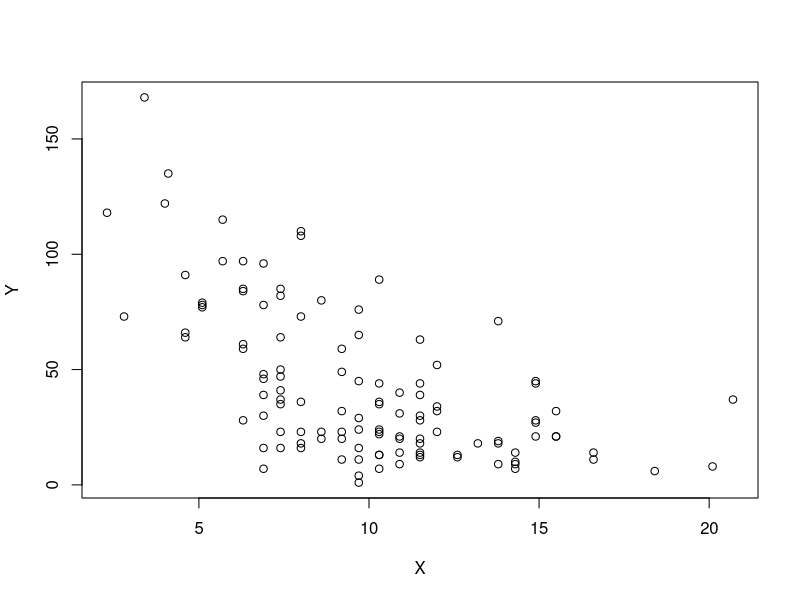
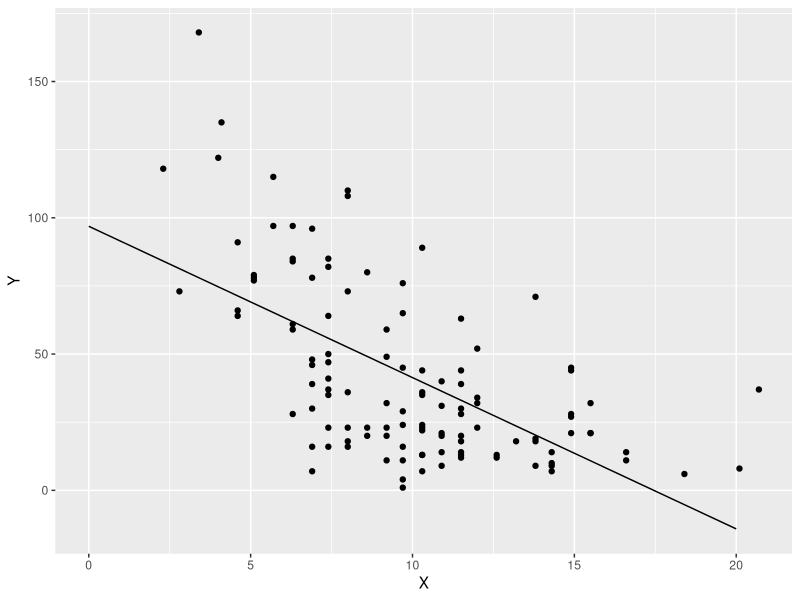
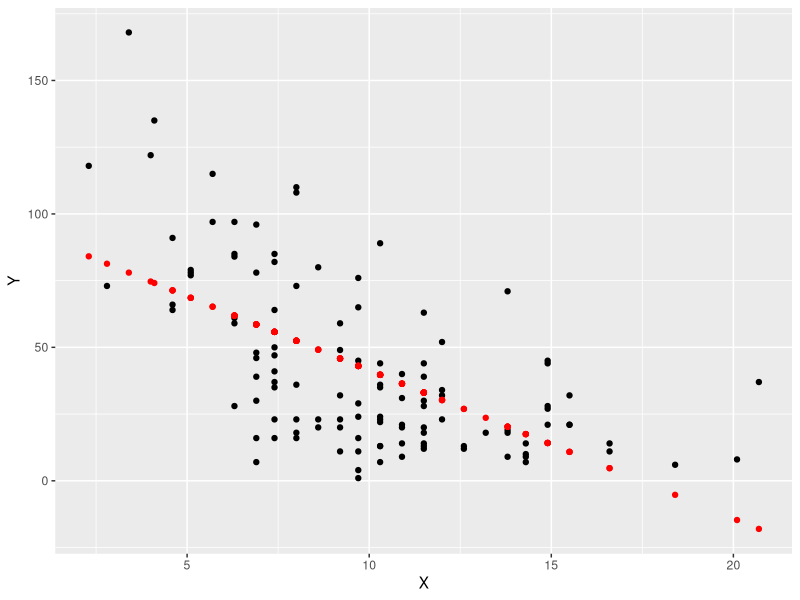
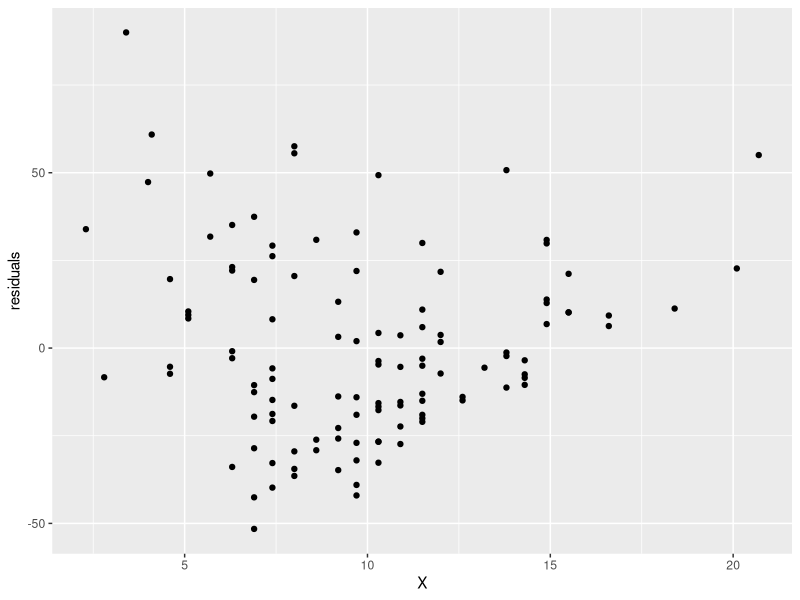
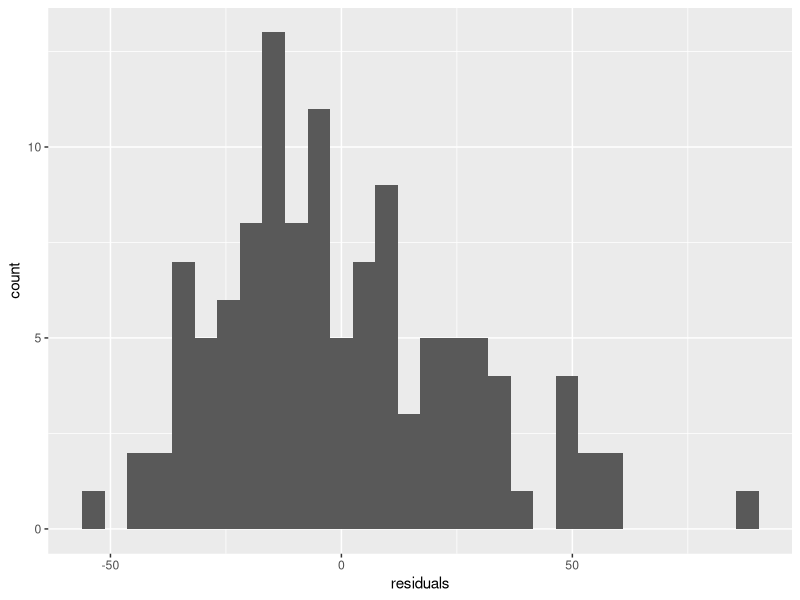
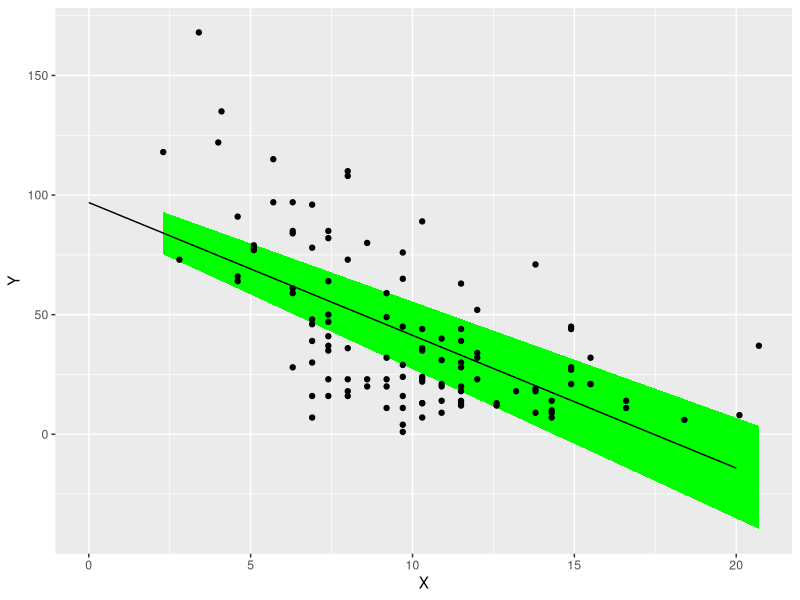
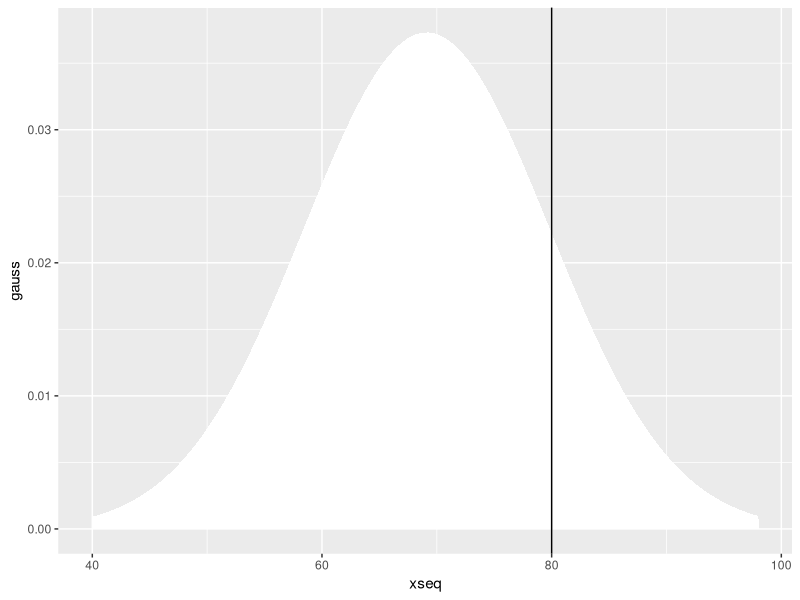

Source code (R) for these figures, in order:
X=airquality$Wind
Y=airquality$Ozone
toRemove=which(is.na(X) | is.na(Y)) #remove any NA in the dataset
X=X[-toRemove]
Y=Y[-toRemove]
plot(X,Y)

#use regression to create a simple model to predict ozone conc from wind speed

#step 1 is to create a design matrix which has column of 1 and column of data to use
ones=matrix(1,nrow=length(X))
length(X)
Xd=cbind(ones,X) #this is our design matrix

#double check there aren't any NAs
any(is.na(Xd))

#use normal equation which is B = (X'X)^-1 * (X'Y)
XX=t(Xd)%*%Xd
XY=t(Xd)%*%Y
B=solve(XX)%*%XY
print(B)

#b0 is 96.872
#b1 is -5.55

#visualize the results
xseq=seq(0,20)
yhat=xseq*B[2]+B[1] #just calculating it as a simple y=mx+b type equation.
#now lets plot the original data, and add a line for our model.
library(ggplot2)
regPlot = ggplot()+geom_point(aes(X,Y))+geom_line(aes(xseq,yhat))
print(regPlot)

#calculate that with LA
yhat2 = Xd%*%B
ggplot()+geom_point(aes(X,Y))+geom_point(aes(X,yhat2),colour = "red")

#the difference between the points and the points we modelled is the error
residuals = Y-yhat2
ggplot()+geom_point(aes(X,residuals)) #as a line plot, will be centered around zero but randomly distributed around the mean, if there is a structure then it is bad news (e.g. a U shape means a linear model is not ideal). The range of uncertainty can also be seen i.e. 50 to -50, this tells us how well our model will work. Also want residuals to be normally distributed.
ggplot()+geom_histogram(aes(residuals)) #as a histogram, shows that it is a little skewed but probably approx normal

#estimate the uncertainty on B. To do this we start with the residuals

#ultimately we want to use the root mean squared error. If we calculated the mean as normal, we would get a value close to zero, which is why we must square the value first

#
SSE = t(residuals)%*%residuals
MSE = SSE / (length(Y)-length(B)) #the degrees of freedom here is the number of observations minus the number of parameters we calculated
#Now moving forward we want the root mean square error (RMSE) or s .
s = sqrt(MSE) #the sum of squares, averaged and rooted, a single value which approx the uncertainty in the residuals
print(s)

#Now, let's use s to calculate uncertainty on B
#Find the covariance of B. Using this equation
covB = solve(t(Xd)%*%Xd)*as.vector(s^2)
print(covB)

#turn the covariance matrix into estimates of the standard error of B
stdB = diag(sqrt(covB)) #returns only the diagonal entries
print(stdB)
#returns the standard error (closely related to SD, doesn't correspond to a normal distribution) on B0 and B1

#OK now calculate lines that correspond to the uncertainty, by adding/subtracting the standard error
yhatHi = Xd%*%(B+stdB)
yhatLo = Xd%*%(B-stdB)

#ribbon can display uncertainty
ggplot()+geom_ribbon(aes(x=X,ymin = yhatLo,ymax = yhatHi),fill = "green")+geom_point(aes(X,Y))+geom_line(aes(xseq,yhat))

#calculate the uncertainty around a specidfic x value
X5 = c(1, 5)  #Create a single value design matrix to make a prediction
pred = X5%*%B #multiply that matrix by B to get you modeled prediction
pred.unc = X5%*%stdB#multiply that matrix by std error of B to get uncertainty on prediction
print(pred.unc)

#If we assume that prediction is normal, with a mean of the prediction and a standard deviation of the probability, what's probability in our prediction that if the wind is blowing 5 mph, the ozone concentration will be above 80?
#simple probabilistic testing
xseq = seq(40,98,length.out = 100) #the numbers come from point 5, the spread of the uncertainty in the plot with the regression
gauss = dnorm(xseq,mean = pred,sd=pred.unc)
ggplot()+geom_area(aes(xseq,gauss),fill = "white")+geom_vline(xintercept = 80)

#how would we use pnorm() to calcuate the proba that ozone > 80?
1-pnorm(80,mean = pred,sd = pred.unc)
